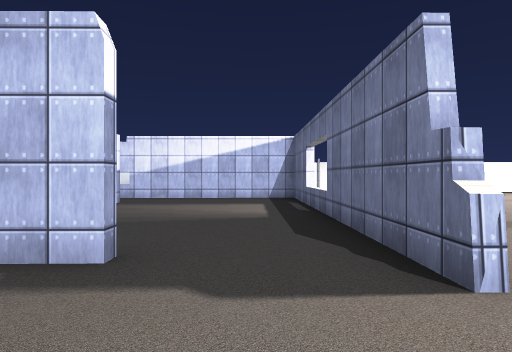
view 1 (above)

18 first-person views from a walk through a 3-D level made in the Unity game engine. The camera is 1.3 m above the floor, looks level and sees 75° across. The floor is counted in squares, 2 m on a side. Each view is taken from the middle of a square. On the plan, view 1 faces up. The plan holds only what a view shows up to about 10 squares ahead; the rest is blank. The place goes on beyond the plan. The player character is not drawn. Some surface patterns are stand-ins.

view 2
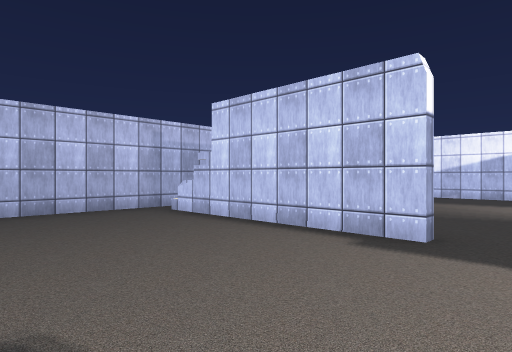

view 3
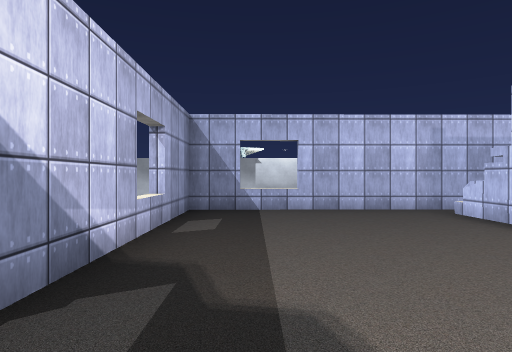

view 4
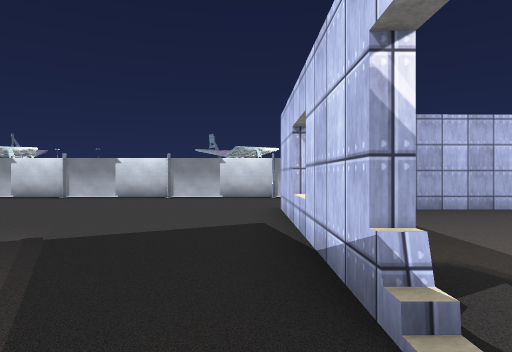

view 5
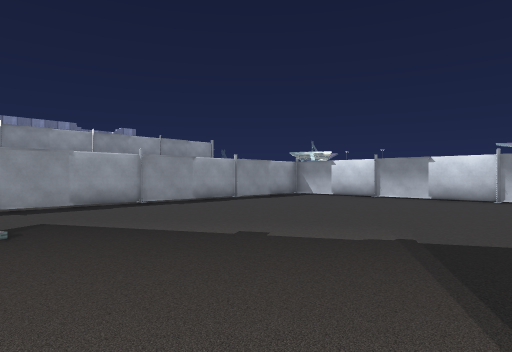

view 6
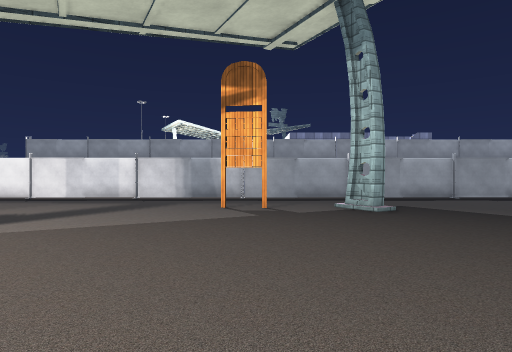

view 7
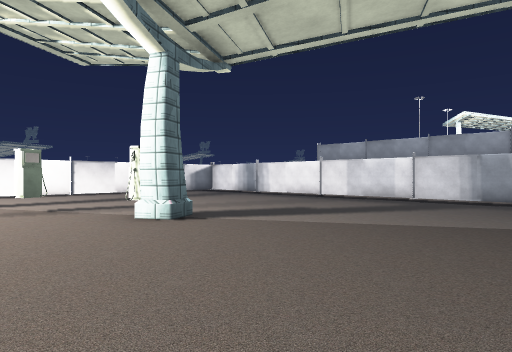

view 8
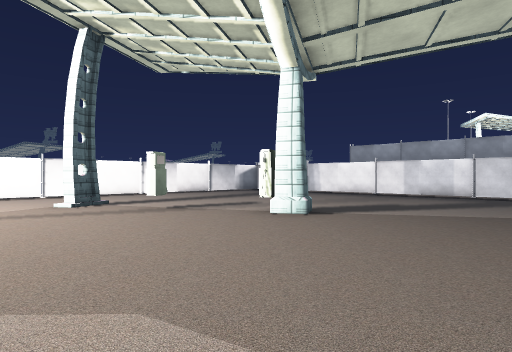

view 9
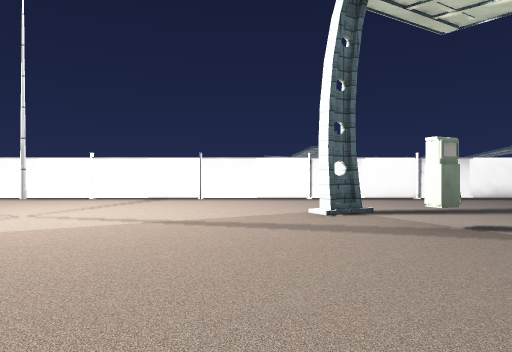

view 10
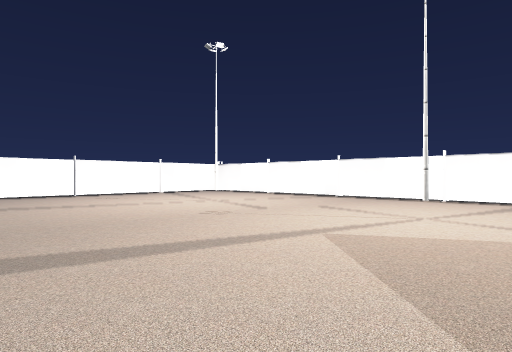

view 11
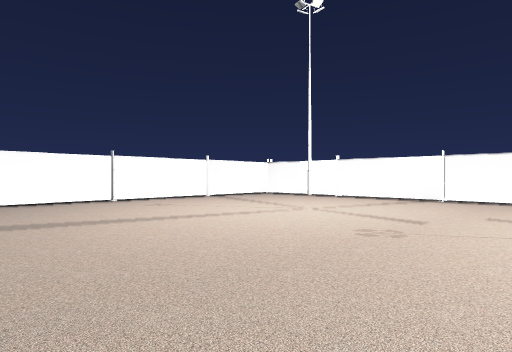

view 12
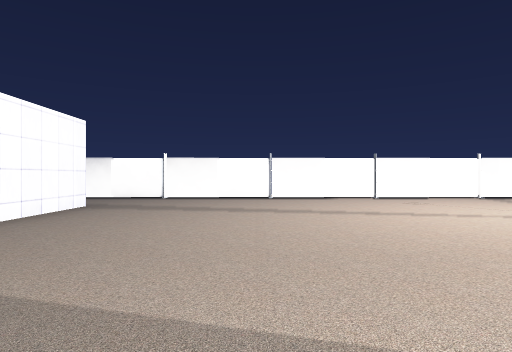

view 13
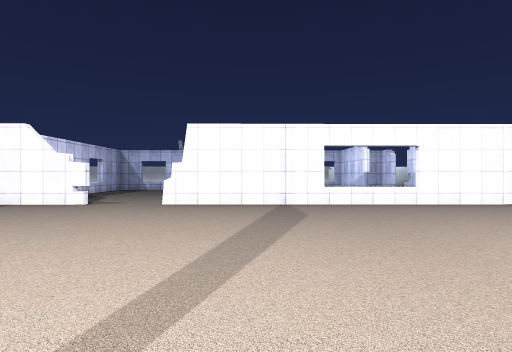

view 14
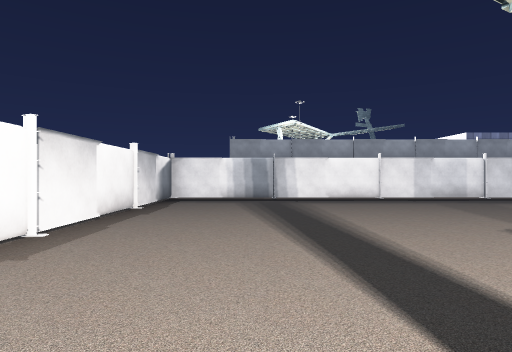

view 15
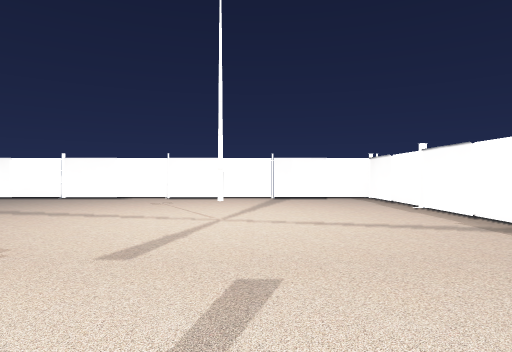

view 16
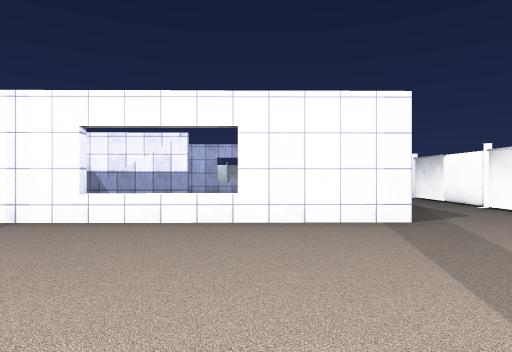

view 17
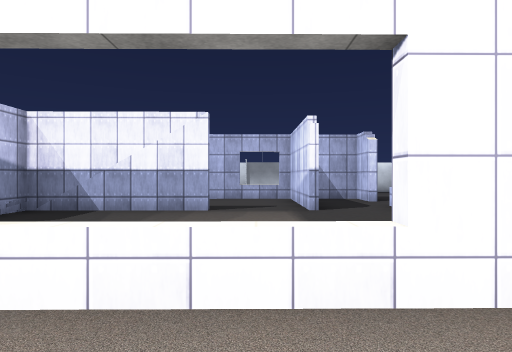

view 18
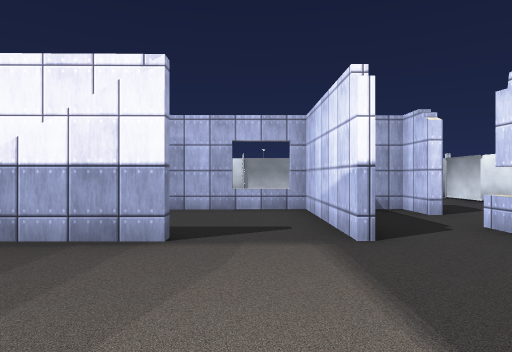

### Floor plan
Points are (right, up) in squares from view 1. A wall is a line through its corners. A room is listed if a view was taken in it or the views show most of it. See-through windows are left out.
Room 1 (views 1, 2, 3)
walls: (-1, 2.5) (-5, 2.4); (-6.5, 2.5) (-6.4, -2.3) (-1.6, -2.2)
ways out: opening at (-1, -2) to room 2; opening at (1, 1) to room 2; opening at (-0.5, 2) to room 3; opening at (-6, 3) to room 4
Room 2 (views 4, 5, 6, 7, 8, 9, 10, 11, 12, 13, 14, 15, 16, 17)
walls: (1.4, 0.1) (1.5, -1.9); (-1.3, -2.5) (-6.6, -2.5); (-0.2, -8.4) (0.1, -8.9); (1.3, 10.2) (1.4, 1.9); (-9.8, 0.3) (-9.7, -10.5); (-6.6, -11.6) (14.4, -11.5) (14.3, 12.7) (-3.7, 12.6); (-9.8, 8) (-9.8, 6.3); (-7.2, 12.6) (-9.9, 12.6)
ways out: opening at (-1, -2) to room 1; opening at (1, 1) to room 1; opening at (-5, 10) to room 5
objects: sign (2, -9); pump (7, -5); pump (9, -3); streetlight (10, 3); streetlight (10, 8)
Room 3 (view 18)
walls: (-3.3, 6.2) (-3.3, 2.7); (-3.3, 8) (-4.5, 8); (1.2, 1.9) (1.1, 10) (-4.3, 9.9)
ways out: opening at (-0.5, 2) to room 1; opening at (-4, 7) to room 4; opening at (-4, 9) to room 5
Room 4 (no view inside)
walls: (-6.5, 3.5) (-6.5, 2.5); (-4.5, 8) (-6.5, 8) (-6.5, 5.3)
ways out: opening at (-6, 3) to room 1; opening at (-4, 7) to room 3
Room 5 (no view inside)
walls: (-5.5, 9.9) (-6.5, 9.9) (-6.5, 8.8)
ways out: opening at (-5, 10) to room 2; opening at (-4, 9) to room 3

Where each view was taken, in squares from view 1:
view 1: 0 up, 0 right, facing up
view 2: 1 down, 0 right, facing up-left
view 3: 1 down, 0 right, facing left
view 4: 3 down, 0 right, facing left
view 5: 4 down, 0 right, facing down-left
view 6: 2 down, 2 right, facing down
view 7: 2 down, 2 right, facing down-right
view 8: 0 up, 3 right, facing down-right
view 9: 1 down, 5 right, facing right
view 10: 1 up, 5 right, facing up-right
view 11: 4 up, 5 right, facing up-right
view 12: 3 up, 5 right, facing up
view 13: 4 up, 9 right, facing left
view 14: 2 down, 12 right, facing down
view 15: 3 up, 11 right, facing up
view 16: 8 up, 6 right, facing left
view 17: 7 up, 3 right, facing left
view 18: 7 up, 0 right, facing left
